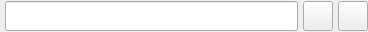
<?xml version="1.0" encoding="UTF-8"?>
<ui version="4.0">
 <class>widgetVehicleCategory</class>
 <widget class="QWidget" name="widgetVehicleCategory">
  <property name="geometry">
   <rect>
    <x>0</x>
    <y>0</y>
    <width>368</width>
    <height>32</height>
   </rect>
  </property>
  <property name="windowTitle">
   <string>Form</string>
  </property>
  <layout class="QVBoxLayout" name="verticalLayout">
   <property name="spacing">
    <number>0</number>
   </property>
   <property name="leftMargin">
    <number>0</number>
   </property>
   <property name="topMargin">
    <number>0</number>
   </property>
   <property name="rightMargin">
    <number>0</number>
   </property>
   <property name="bottomMargin">
    <number>0</number>
   </property>
   <item>
    <layout class="QHBoxLayout" name="horizontalLayout">
     <property name="spacing">
      <number>5</number>
     </property>
     <item>
      <widget class="QLabel" name="lbl_id_ts_cat">
       <property name="minimumSize">
        <size>
         <width>0</width>
         <height>0</height>
        </size>
       </property>
       <property name="maximumSize">
        <size>
         <width>0</width>
         <height>0</height>
        </size>
       </property>
       <property name="text">
        <string/>
       </property>
      </widget>
     </item>
     <item>
      <widget class="QLineEdit" name="le_vehicle_category">
       <property name="minimumSize">
        <size>
         <width>0</width>
         <height>30</height>
        </size>
       </property>
       <property name="maximumSize">
        <size>
         <width>16777215</width>
         <height>30</height>
        </size>
       </property>
      </widget>
     </item>
     <item>
      <widget class="QPushButton" name="btn_save_ts_cat">
       <property name="minimumSize">
        <size>
         <width>30</width>
         <height>30</height>
        </size>
       </property>
       <property name="maximumSize">
        <size>
         <width>30</width>
         <height>30</height>
        </size>
       </property>
       <property name="cursor">
        <cursorShape>PointingHandCursor</cursorShape>
       </property>
       <property name="styleSheet">
        <string notr="true"/>
       </property>
       <property name="text">
        <string/>
       </property>
       <property name="icon">
        <iconset resource="../../resurce.qrc">
         <normaloff>:/Icons/icons/save_.svg</normaloff>:/Icons/icons/save_.svg</iconset>
       </property>
       <property name="iconSize">
        <size>
         <width>24</width>
         <height>24</height>
        </size>
       </property>
      </widget>
     </item>
     <item>
      <widget class="QPushButton" name="btn_delete_ts_cat">
       <property name="minimumSize">
        <size>
         <width>30</width>
         <height>30</height>
        </size>
       </property>
       <property name="maximumSize">
        <size>
         <width>30</width>
         <height>30</height>
        </size>
       </property>
       <property name="cursor">
        <cursorShape>PointingHandCursor</cursorShape>
       </property>
       <property name="text">
        <string/>
       </property>
       <property name="icon">
        <iconset resource="../../resurce.qrc">
         <normaloff>:/Icons/icons/trash_.svg</normaloff>:/Icons/icons/trash_.svg</iconset>
       </property>
       <property name="iconSize">
        <size>
         <width>24</width>
         <height>24</height>
        </size>
       </property>
      </widget>
     </item>
    </layout>
   </item>
  </layout>
 </widget>
 <resources>
  <include location="../../resurce.qrc"/>
 </resources>
 <connections/>
</ui>
